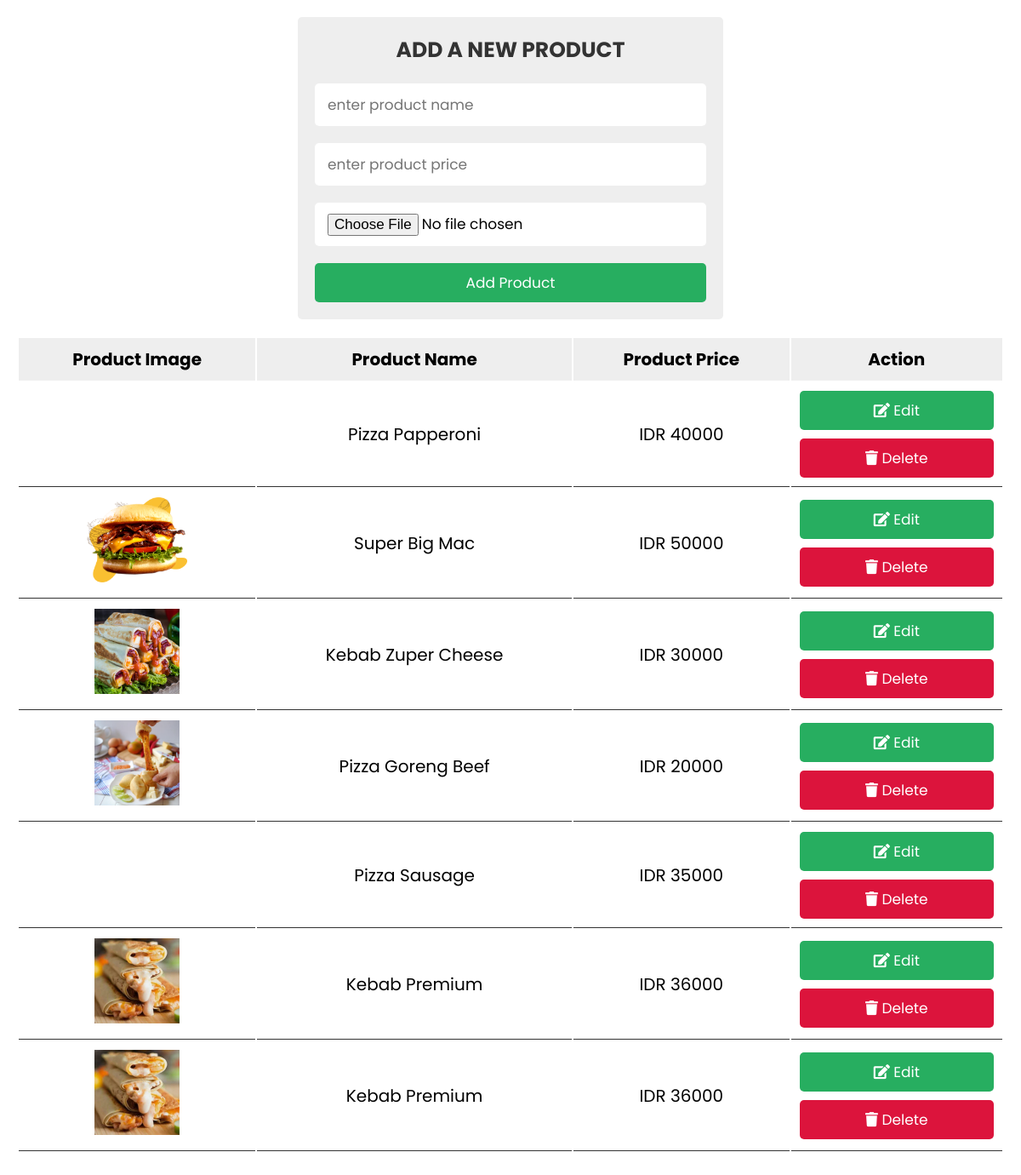
Page /web_admin/crud/admin_page.php on the committed database.
### tables this page shows
CREATE TABLE `products` (
  `id` int(20) NOT NULL,
  `name` varchar(30) NOT NULL,
  `price` int(200) NOT NULL,
  `image` varchar(99) DEFAULT NULL
);

### web_admin/crud/admin_page.php (the view, shortened to what this page needs)
<?php
require 'config.php';
?>
<!DOCTYPE html>
<html lang="en">
<head>
   <link rel="stylesheet" href="https://cdnjs.cloudflare.com/ajax/libs/font-awesome/5.15.4/css/all.min.css">
   <link rel="stylesheet" href="css/style.css">
</head>
<body>
<div class="container">
   <div class="admin-product-form-container">
      <form action="<?php $_SERVER['PHP_SELF'] ?>" method="post" enctype="multipart/form-data">
         <h3>add a new product</h3>
         <input type="text" placeholder="enter product name" name="product_name" class="box">
         <input type="number" placeholder="enter product price" name="product_price" class="box">
         <input type="file" accept="image/png, image/jpeg, image/jpg" name="product_image" class="box">
         <input type="submit" class="btn" name="add_product" value="add product">
      </form>
   </div>
   <?php
   $select = mysqli_query($conn, "SELECT * FROM products");
   ?>
   <div class="product-display">
      <table class="product-display-table">
         <thead>
         <tr>
            <th>product image</th>
            <th>product name</th>
            <th>product price</th>
            <th>action</th>
         </tr>
         </thead>
         <?php while($row = mysqli_fetch_assoc($select)){ ?>
         <tr>
            <td><img src="uploaded_img/<?php echo $row['image']; ?>" height="100" alt=""></td>
            <td><?php echo $row['name']; ?></td>
            <td>IDR <?php echo $row['price']; ?></td>
            <td>
               <a href="admin_update.php?edit=<?php echo $row['id']; ?>" class="btn"> <i class="fas fa-edit"></i> edit </a>
               <a href="admin_page.php?delete=<?php echo $row['id']; ?>" class="btn"> <i class="fas fa-trash"></i> delete </a>
            </td>
         </tr>
      <?php } ?>
      </table>
   </div>
</div>
</body>
</html>

### web_admin/crud/css/style.css (style rules this page uses)
:root { --green: #27ae60; --black: #333; --white: #fff; --bg-color: #eee; --box-shadow: 0 .5rem 1rem rgba(0, 0, 0, .1); --border: .1rem solid var(--black); }
* { font-family: 'Poppins', sans-serif; margin: 0; padding: 0; box-sizing: border-box; outline: none; border: none; text-decoration: none; text-transform: capitalize; }
html { font-size: 62.5%; overflow-x: hidden; }
.btn { display: block; width: 100%; cursor: pointer; border-radius: .5rem; margin-top: 1rem; font-size: 1.7rem; padding: 1rem 3rem; background: var(--green); color: var(--white); text-align: center; }
.container { max-width: 1200px; padding: 2rem; margin: 0 auto; }
.admin-product-form-container form { max-width: 50rem; margin: 0 auto; padding: 2rem; border-radius: .5rem; background: var(--bg-color); }
.admin-product-form-container form h3 { text-transform: uppercase; color: var(--black); margin-bottom: 1rem; text-align: center; font-size: 2.5rem; }
.admin-product-form-container form .box { width: 100%; border-radius: .5rem; padding: 1.2rem 1.5rem; font-size: 1.7rem; margin: 1rem 0; background: var(--white); text-transform: none; }
.product-display { margin: 2rem 0; }
.product-display .product-display-table { width: 100%; text-align: center; }
.product-display .product-display-table thead { background: var(--bg-color); }
.product-display .product-display-table th { padding: 1rem; font-size: 2rem; }
.product-display .product-display-table td { padding: 1rem; font-size: 2rem; border-bottom: var(--border); }
.product-display .product-display-table .btn:first-child { margin-top: 0; }
.product-display .product-display-table .btn:last-child { background: crimson; }

### rows in the picture
products: name "Pizza Papperoni", price "40000"
products: image (picture), name "Super Big Mac", price "50000"
products: image (picture), name "Kebab Zuper Cheese", price "30000"
products: image (picture), name "Pizza Goreng Beef", price "20000"
products: name "Pizza Sausage", price "35000"
products: image (picture), name "Kebab Premium", price "36000"
products: image (picture), name "Kebab Premium", price "36000"
